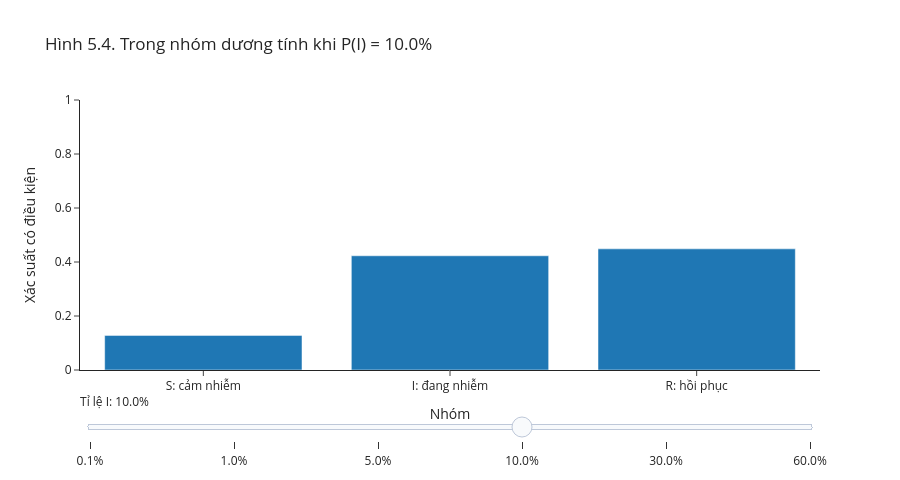

Write notebook code for a chart like this one.
### Markdown cell above
Chỉ ba lá dương tính đóng góp vào mẫu số 0,234. Lá “I và +” đóng góp 0,099 vào tử số. Lấy 0,99 làm đáp án sẽ nhầm xác suất dương tính trong nhóm đang nhiễm với xác suất đang nhiễm trong nhóm dương tính.

Hoạt động bổ sung sau cho phép đổi tỉ lệ nhóm đang nhiễm, giữ tỉ lệ S:R bằng 2:1 trong phần còn lại và giữ các tỉ lệ xét nghiệm của bài. Thanh trượt thay đổi **mô hình giả định**, không cập nhật dữ liệu thực tế. Hãy dự đoán: tỉ lệ I càng nhỏ thì cùng một kết quả dương tính còn thuyết phục đến mức nào?

### Code cell
prevalences = [0.001, 0.01, 0.05, 0.10, 0.30, 0.60]
fig = go.Figure()
for i, prevalence in enumerate(prevalences):
    weights = np.array([(1-prevalence)*2/3, prevalence, (1-prevalence)/3])
    positive_joint = weights * positive_probs
    result = positive_joint / positive_joint.sum()
    fig.add_trace(go.Bar(x=groups, y=result, visible=(i == 3),
                         hovertemplate="%{x}<br>P(nhóm | +) = %{y:.4f}<extra></extra>"))
steps = []
for i, prevalence in enumerate(prevalences):
    visible = [j == i for j in range(len(prevalences))]
    steps.append(dict(method="update", label=f"{prevalence:.1%}",
                      args=[{"visible": visible}, {"title": {"text": f"Hình 5.4. Trong nhóm dương tính khi P(I) = {prevalence:.1%}"}}]))
fig.update_layout(title="Hình 5.4. Trong nhóm dương tính khi P(I) = 10.0%",
                  xaxis_title="Nhóm", yaxis_title="Xác suất có điều kiện", yaxis_range=[0, 1],
                  sliders=[dict(active=3, currentvalue={"prefix": "Tỉ lệ I: "}, steps=steps)],
                  height=480, margin=dict(b=110))
fig.show()

### Figure 1 — Plotly figure (JSON) as saved in the notebook; plotly's stock layout.template omitted (floating-point values rounded to 4 significant figures)
{"data": [{"hovertemplate": "%{x}<br>P(nhóm | +) = %{y:.4f}<extra></extra>", "type": "bar", "visible": false, "x": ["S: cảm nhiễm", "I: đang nhiễm", "R: hồi phục"], "y": [0.2208, 0.006563, 0.7727]}, {"hovertemplate": "%{x}<br>P(nhóm | +) = %{y:.4f}<extra></extra>", "type": "bar", "visible": false, "x": ["S: cảm nhiễm", "I: đang nhiễm", "R: hồi phục"], "y": [0.2083, 0.0625, 0.7292]}, {"hovertemplate": "%{x}<br>P(nhóm | +) = %{y:.4f}<extra></extra>", "type": "bar", "visible": false, "x": ["S: cảm nhiễm", "I: đang nhiễm", "R: hồi phục"], "y": [0.1649, 0.2578, 0.5773]}, {"hovertemplate": "%{x}<br>P(nhóm | +) = %{y:.4f}<extra></extra>", "type": "bar", "visible": true, "x": ["S: cảm nhiễm", "I: đang nhiễm", "R: hồi phục"], "y": [0.1282, 0.4231, 0.4487]}, {"hovertemplate": "%{x}<br>P(nhóm | +) = %{y:.4f}<extra></extra>", "type": "bar", "visible": false, "x": ["S: cảm nhiễm", "I: đang nhiễm", "R: hồi phục"], "y": [0.05804, 0.7388, 0.2032]}, {"hovertemplate": "%{x}<br>P(nhóm | +) = %{y:.4f}<extra></extra>", "type": "bar", "visible": false, "x": ["S: cảm nhiễm", "I: đang nhiễm", "R: hồi phục"], "y": [0.02039, 0.9083, 0.07136]}], "layout": {"height": 480, "margin": {"b": 110}, "sliders": [{"active": 3, "currentvalue": {"prefix": "Tỉ lệ I: "}, "steps": [{"args": [{"visible": [true, false, false, false, false, false]}, {"title": {"text": "Hình 5.4. Trong nhóm dương tính khi P(I) = 0.1%"}}], "label": "0.1%", "method": "update"}, {"args": [{"visible": [false, true, false, false, false, false]}, {"title": {"text": "Hình 5.4. Trong nhóm dương tính khi P(I) = 1.0%"}}], "label": "1.0%", "method": "update"}, {"args": [{"visible": [false, false, true, false, false, false]}, {"title": {"text": "Hình 5.4. Trong nhóm dương tính khi P(I) = 5.0%"}}], "label": "5.0%", "method": "update"}, {"args": [{"visible": [false, false, false, true, false, false]}, {"title": {"text": "Hình 5.4. Trong nhóm dương tính khi P(I) = 10.0%"}}], "label": "10.0%", "method": "update"}, {"args": [{"visible": [false, false, false, false, true, false]}, {"title": {"text": "Hình 5.4. Trong nhóm dương tính khi P(I) = 30.0%"}}], "label": "30.0%", "method": "update"}, {"args": [{"visible": [false, false, false, false, false, true]}, {"title": {"text": "Hình 5.4. Trong nhóm dương tính khi P(I) = 60.0%"}}], "label": "60.0%", "method": "update"}]}], "title": {"text": "Hình 5.4. Trong nhóm dương tính khi P(I) = 10.0%"}, "xaxis": {"title": {"text": "Nhóm"}}, "yaxis": {"range": [0, 1], "title": {"text": "Xác suất có điều kiện"}}}}
